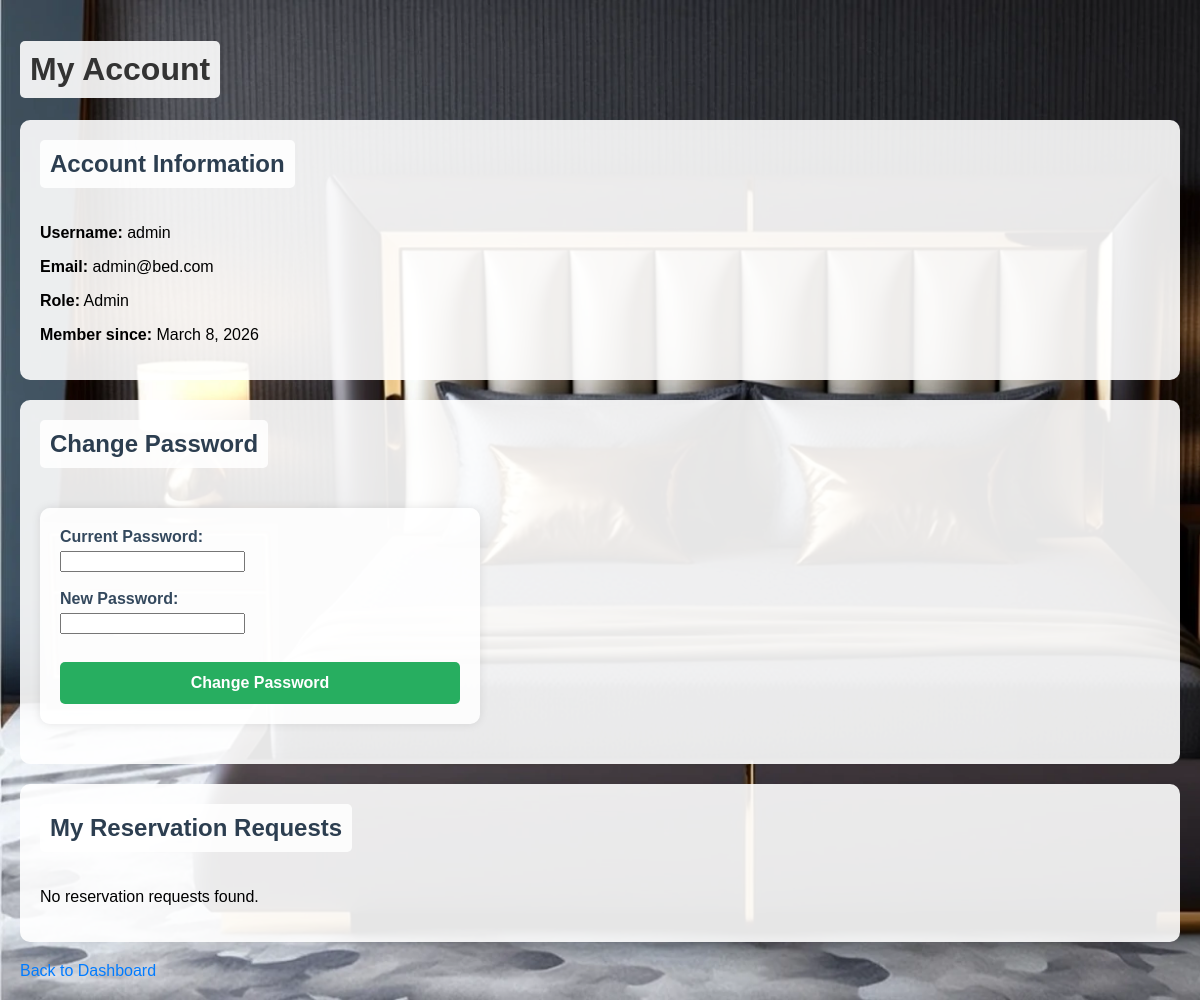
The app's page /profile.php (signed in) with its own data.
### tables this page shows
CREATE TABLE `users` (
  `id` int(6) UNSIGNED NOT NULL,
  `username` varchar(30) NOT NULL,
  `email` varchar(50) NOT NULL,
  `password` varchar(255) NOT NULL,
  `role` enum('customer','receptionist','manager','admin') DEFAULT 'customer',
  `full_name` varchar(100) DEFAULT NULL,
  `phone` varchar(20) DEFAULT NULL,
  `created_at` timestamp NOT NULL DEFAULT current_timestamp()
);

### profile.php (the view, shortened to what this page needs)
<!DOCTYPE html>
<html lang="en">
<head>
    <link rel="stylesheet" href="style.css">
</head>
<body>
    <?php
    include 'db.php';
    $conn->select_db("bed_reservation");
    $user_id = $_SESSION['user_id'];
    $stmt = $conn->prepare("SELECT * FROM users WHERE id = ?");
    $stmt->bind_param("i", $user_id);
    $stmt->execute();
    $result = $stmt->get_result();
    $user = $result->fetch_assoc();
    ?>
    <h1>My Account</h1>
    <div class="account-info">
        <h2>Account Information</h2>
        <p><strong>Username:</strong> <?php echo $user['username']; ?></p>
        <p><strong>Email:</strong> <?php echo $user['email']; ?></p>
        <p><strong>Role:</strong> <?php echo ucfirst($user['role']); ?></p>
        <p><strong>Member since:</strong> <?php echo date('F j, Y', strtotime($user['created_at'])); ?></p>
    </div>
    <div class="change-password">
        <h2>Change Password</h2>
        <form method="post" action="">
            <label for="current_password">Current Password:</label>
            <input type="password" id="current_password" name="current_password" required><br><br>
            <label for="new_password">New Password:</label>
            <input type="password" id="new_password" name="new_password" required><br><br>
            <input type="submit" name="change_password" value="Change Password">
        </form>
    </div>
    <div class="my-reservations">
        <h2>My Reservation Requests</h2>
        <?php
        include 'db.php';
        $conn->select_db("bed_reservation");
        $stmt = $conn->prepare("SELECT rr.*, b.name as bed_name FROM reservation_requests rr JOIN beds b ON rr.bed_id = b.id WHERE rr.customer_id = ? ORDER BY rr.created_at DESC");
        $stmt->bind_param("i", $user_id);
        $stmt->execute();
        $requests = $stmt->get_result();
        ?>
        <?php if ($requests->num_rows > 0): ?>
            <table>
                <tr><th>Bed</th><th>Check-in</th><th>Check-out</th><th>Status</th><th>Submitted</th><th>Action</th></tr>
                <?php while($row = $requests->fetch_assoc()): ?>
                    <tr>
                        <td><?php echo htmlspecialchars($row['bed_name']); ?></td>
                        <td><?php echo htmlspecialchars($row['check_in']); ?></td>
                        <td><?php echo htmlspecialchars($row['check_out']); ?></td>
                        <td><span class="status-<?php echo str_replace('_', '-', $row['status']); ?>"><?php echo ucwords(str_replace('_', ' ', $row['status'])); ?></span></td>
                        <td><?php echo date('M j, Y', strtotime($row['created_at'])); ?></td>
                        <td>
                            <?php if ($row['status'] == 'approved_by_manager'): ?>
                                <a href="payment.php?request_id=<?php echo intval($row['id']); ?>" class="action-link" style="background:#28a745;color:white;padding:8px 15px;border-radius:4px;text-decoration:none;font-weight:bold;">💳 Make Payment</a>
                                <p style="font-size:12px;color:#666;margin:5px 0 0 0;">CBE or TeleBirr available</p>
                            <?php elseif ($row['status'] == 'confirmed'): ?>
                                <span class="status-confirmed" style="background:#d4edda;color:#155724;padding:8px 15px;border-radius:4px;">✓ Confirmed</span>
                            <?php elseif ($row['status'] == 'rejected'): ?>
                                <span style="color:#dc3545;">Rejected</span>
                            <?php elseif ($row['status'] == 'pending'): ?>
                                <span style="color:#ffc107;">Waiting for review</span>
                            <?php elseif ($row['status'] == 'approved_by_receptionist'): ?>
                                <span style="color:#17a2b8;">Awaiting Manager Approval</span>
                                Pending Review
                            <?php endif; ?>
                        </td>
                    </tr>
                <?php endwhile; ?>
            </table>
        <?php else: ?>
            <p>No reservation requests found.</p>
        <?php endif; ?>
    </div>
    <a href="index.php">Back to Dashboard</a>
</body>
</html>

### style.css (style rules this page uses)
body { font-family: Arial, sans-serif; margin: 20px; background-image: url('background.svg'); background-repeat: no-repeat; background-size: cover; background-attachment: fixed; min-height: 100vh; background-image: url(http://localhost/bedrs/b.webp); }
h1, h2 { color: #333; background-color: rgba(255, 255, 255, 0.9); padding: 10px; border-radius: 5px; display: inline-block; }
.account-info, .change-password, .my-reservations { background-color: rgba(255, 255, 255, 0.9); padding: 20px; border-radius: 10px; margin-bottom: 20px; }
.account-info h2, .change-password h2, .my-reservations h2 { color: #2c3e50; margin-top: 0; }
form { background-color: rgba(255, 255, 255, 0.95); padding: 30px; border-radius: 10px; box-shadow: 0 4px 20px rgba(0,0,0,0.1); max-width: 600px; margin: 20px auto; }
form label { display: block; margin-bottom: 5px; font-weight: bold; color: #34495e; }
form input[type="submit"] { background-color: #27ae60; color: white; padding: 12px 30px; border: none; border-radius: 5px; font-size: 16px; font-weight: bold; cursor: pointer; width: 100%; margin-top: 10px; }
form { max-width: 400px; margin: 20px 0; background-color: rgba(255, 255, 255, 0.9); padding: 20px; border-radius: 10px; box-shadow: 0 0 10px rgba(0,0,0,0.1); }
label { display: block; margin-bottom: 5px; }
input[type="submit"] { background-color: #4CAF50; color: white; padding: 10px 20px; border: none; border-radius: 4px; cursor: pointer; }
a { color: #007BFF; text-decoration: none; }

### records on screen
users: username "admin", email "admin@bed.com", role "Admin", created_at "March 8, 2026"
